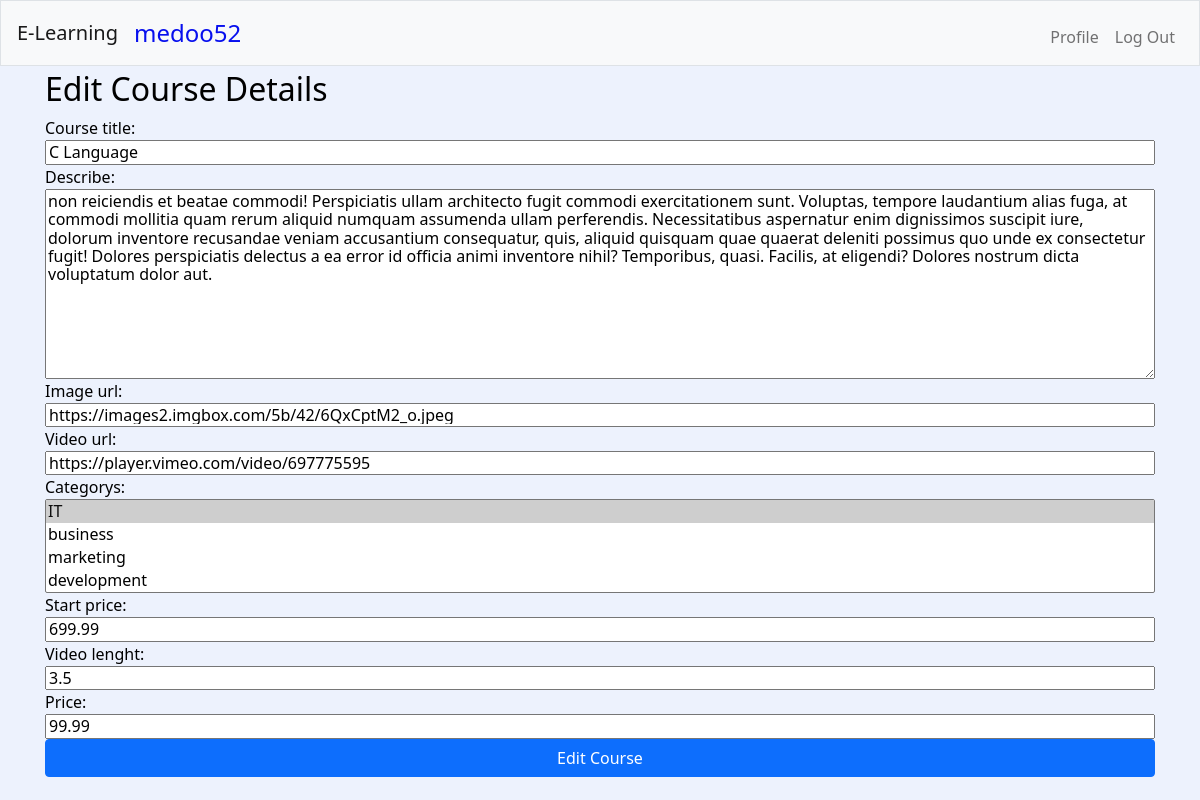
The app's page /editcourse/1 (signed in) with its own data.
### elearning/models.py (models this page shows, shortened)
class User(AbstractUser):
    cat = (
        ('Student', 'student'),
        ('Teacher', 'teacher'),
        ('Admin', 'admin'),
    )
    type = models.CharField(max_length=200, null=True, choices=cat)
    image = models.URLField(
        null=True, default='https://via.placeholder.com/150x150/FFFF00/000000/?text=User+IMG')

class Course(models.Model):
    course_id = models.AutoField(primary_key=True, default=from_364)
    course_title = models.CharField(max_length=100)
    describe = models.TextField(max_length=700, blank=True)
    image_url = models.CharField(
        max_length=200, default="https://images2.imgbox.com/bd/3b/gdhTkjgA_o.jpg", blank=True)
    video_url = models.CharField(max_length=200, default="", blank=True)
    categorys = models.ManyToManyField(Category, blank=True)
    best_seller = models.BooleanField(default=False)
    start_price = models.FloatField(default=0)
    video_lenght = models.FloatField(default=0)
    price = models.FloatField(blank=True)
    teacher = models.ManyToManyField(
        User, blank=True, related_name='mycourses')
    teachers = models.ManyToManyField(
        User, blank=True, related_name='assist_in')

### elearning/views.py (the view)
# urls.py: path("editcourse/<int:id>", views.editcourse, name="editcourse"),
@csrf_exempt
@login_required(login_url='login')
def editcourse(request, id):
    u_id = request.user.id
    user = User.objects.filter(
        Q(pk=u_id, type='Teacher') | Q(pk=u_id, type='Admin'))
    course = Course.objects.filter(
        course_id=id, teacher__id__in=user.all()).first()
    message = ''
    if not course:
        message = 'Only Teachers And Admins can Edit Courses'
    if request.method == 'POST':
        form = addcourseForm(request.POST, instance=course)
        if form.is_valid():
            form.save()
            return HttpResponseRedirect(reverse("manage", args=((id),)))
    else:
        return render(request, "elearning/editcourse.html", {
            'id': id,
            'form': addcourseForm(instance=course),
            'message': message,
        })

### elearning/forms.py
class addcourseForm(forms.ModelForm):
    class Meta:
        model = Course
        fields = ['course_title', 'describe', 'image_url',
                  'video_url', 'categorys', 'start_price', 'video_lenght', 'price']

### elearning/models.py (called while the page is built)
    def __str__(self):
        return self.name

### elearning/templates/elearning/editcourse.html (shortened to what this page needs)
{% extends "elearning/base.html" %}
{% load static %}
{% block main %}
{% if message %}
<div>
    <h1 style="color: red;">{{ message }}</h1>
</div>
{% else %}
<h2>Edit Course Details</h2>
<form class="addcourse" action="{% url 'editcourse' id %}" method="POST" enctype="multipart/form-data">
    {{ form.as_table }}
    <input type="submit" value="Edit Course" class="btn btn-primary">
</form>
{% endif %}
{% endblock %}

### elearning/templates/elearning/base.html (shortened to what this page needs)
{% load static %}
<html lang="en">
<head>
    <link href="{% static 'elearning/css/bootstrap.min.css' %}" rel="stylesheet">
    <link href="{% static 'elearning/css/normalize.css' %}" rel="stylesheet">
    <link href="{% static 'elearning/css/all.min.css' %}" rel="stylesheet">
    <link rel="stylesheet" href="{% static 'elearning/css/styles.css' %}">
    <link href="https://vjs.zencdn.net/7.18.1/video-js.css" rel="stylesheet" />
</head>
<body>
    <nav class="navbar navbar-expand-md navbar-light bg-light border">
        <a class="navbar-brand" href="/">E-Learning</a>
        <span style="color: rgb(7, 15, 238);font-size: 24px;">{{request.user.username}}</span>
        <div class="collapse navbar-collapse" id="navbar">
            {% if request.user.id %}
            <ul class="navbar-nav mr-auto mt-2">
                <li class="nav-item"><a class="nav-link" href="/profile/{{request.user.id}}">Profile</a></li>
            </ul>
            <ul class="navbar-nav ml-auto mt-2">
                <li class="nav-item"><a class="nav-link" href="/logout">Log Out</a></li>
            </ul>
            {% else %}
            <ul class="navbar-nav ml-auto mt-2">
                <li class="nav-item"><a class="nav-link" href="/register">Register</i></a>
                </li>
                <li class="nav-item"><a class="nav-link" href="/login">Log In</a></li>
            </ul>
            {% endif %}
        </div>
    </nav>
    <div class="container">
        {% block main %}{% endblock %}
    </div>
</body>
</html>

### elearning/static/elearning/css/styles.css (style rules this page uses)
* { box-sizing: border-box; }
body { margin: 0; padding: 0; background: #edf2fd; color: black; }
ul { list-style: none; }
.container { margin-top: 70px; padding-left: 15px; padding-right: 15px; margin-left: auto; margin-right: auto; min-height: 97px; }
.navbar { position: fixed; top: 0; width: 100%; display: flex; flex-wrap: wrap; align-items: center; justify-content: space-between; justify-items: center; padding: 0.5rem 1rem; z-index: 3; }
#navbar { justify-content: flex-end; }
.addcourse { display: flex; flex-direction: column; }

### records on screen
User: user.username "medoo52"
Course: course_title "C Language", describe "non reiciendis et beatae commodi! Perspiciatis ullam architecto fugit commodi exercitationem sunt. Voluptas, tempore laudantium alias fuga, at commodi mollitia quam rerum aliquid numquam assumenda ullam perferendis. Necessitatibus aspernatur enim dignissimos suscipit iure, dolorum inventore recusandae veniam accusantium consequatur, quis, aliquid quisquam quae quaerat deleniti possimus quo unde ex consectetur fugit! Dolores perspiciatis delectus a ea error id officia animi inventore nihil? Temporibus, quasi. Facilis, at eligendi? Dolores nostrum dicta voluptatum dolor aut.", image_url "https://images2.imgbox.com/5b/42/6QxCptM2_o.jpeg", video_url "https://player.vimeo.com/video/697775595", start_price "699.99", video_lenght "3.5", price "99.99"
